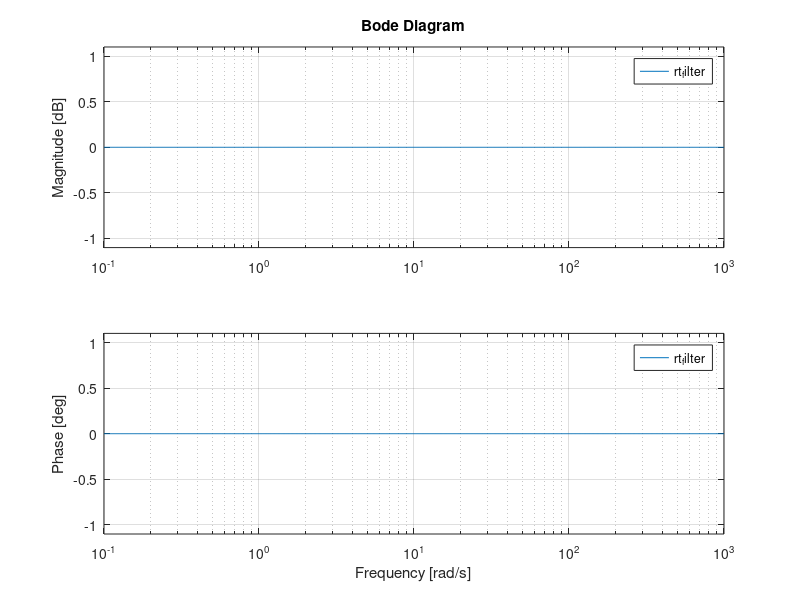

Recreate this plot in MATLAB. (Note: this script raises an error after producing the figure.)
%% EECE 460 Project 2013 April 10
% Bill Liu #63461081

%% Plant and system model creation setup

% Plant Model represented by 2nd order damped mass-spring system
% constants: m = 7*10^-4 kg, b= 2*10^-2 Ns/m, k = 32.2 N/m
Gnumerator = [1];
Gdenominator = [7*10^-4, 2*10^-2, 32.3];
G = tf(Gnumerator, Gdenominator);
G.InputName = 'u';
G.OutputName = 'p';
bode(G);

% Controller yet to be implemented
Cnumerator = [1];
Cdenominator = [1];
C_unimplemented = tf(Cnumerator, Cdenominator);
C_unimplemented.InputName = 'e2';
C_unimplemented.OutputName = 'u';

% r disturbance signal generation
s = tf('s');
% modified disturb generation gain to match 3 micrometer peak amplitude
r_disturb_generate = 0.986*3.5*10^-2/(s^2 + 75.4*s + 1.58*10^4);
r_disturb_generate.InputName = 'r-disturb-step';
r_disturb_generate.OutputName = 'r-disturb';

% rt step change filter for known rt signal unimplemented
rt_filter = tf(1,1);
rt_filter.InputName = 'rt-input';
rt_filter.OutputName = 'rt';
bode(rt_filter)

% n disturbance signal generation
n_disturb_generate = tf([3.18*10^-12, 0],[3.18*10^-5, 1]);
n_disturb_generate.InputName = 'n-disturb-step';
n_disturb_generate.OutputName = 'n';

% Feedback loop: e1 = r - p
feedback = sumblk('e1', 'r', 'p', '+-');

% Noise Adder: e2 = e1 + n
sumNoise = sumblk('e2', 'e1', 'n', '++');

% r disturbance adder: r = rt + r_disturb
sum_R = sumblk('r', 'rt', 'r-disturb', '++');

%connect the blocks together and see unimplemented closed loop
T_unimplemented = connect(C_unimplemented,G,feedback,sumNoise,sum_R,r_disturb_generate,n_disturb_generate,rt_filter,...
{'rt'},{'e1'});
bode(T_unimplemented);

%% Specification 1 and 2 
%?DC zero steady state error and limit low frequency r-disturb gain to < -18dB for f < 200Hz 

% Implement affine parameterization for low frequency disturbance Trial 1
% natural frequency of closed loop
W_cl = 200*2*pi;
% damping of closed loop
Damp_cl = 2;

% prefilter
Fq = tf(W_cl^2,[1, 2*W_cl*Damp_cl, W_cl^2]);

% open plant model inverse
G_inverse = tf(Gdenominator, Gnumerator);

% affine Q
Q = Fq * G_inverse;
Q = minreal(Q);

% Convert Q to C
C = Q/(1 - Q*G);
C = minreal(C);
C.InputName = 'e2';
C.OutputName = 'u';

% transfer function from rt to error
T_rt_to_e1 = connect(C,G,feedback,sumNoise,sum_R,r_disturb_generate,n_disturb_generate,rt_filter,...
{'rt'},{'e1'});
T_rt_to_e1 = minreal(T_rt_to_e1);
% bode(T_rt_to_e1);
[mag_C, phase_C] = bode(T_rt_to_e1,[200*2*pi])
%gain = 1.0308dB at 200Hz > -18dB: does not satisfy low frequency
%disturbance requirement

% Implement affine parameterization for low frequency disturbance Trial 2
% open plant model inverse
G_inverse = tf(Gdenominator, Gnumerator);

% prefilter trial 2
% shift natural frequency to higher value
W_cl_trial2 = 2500*2*pi;
Damp_cl_trial2 = 0.7;
s = tf('s');
Fq2 = W_cl_trial2^2/(s^2 + 2*W_cl_trial2*Damp_cl_trial2*s + W_cl_trial2^2);
Fq2 = minreal(Fq2);

% affine Q trial 2
Q2 = Fq2 * G_inverse;
Q2 = minreal(Q2);

% Convert Q to C
C2 = Q2/(1 - Q2*G);
C2 = minreal(C2);
C2.InputName = 'e2';
C2.OutputName = 'u';

% transfer function from rt to error
T_rt_to_e1_trial2 = connect(C2,G,feedback,sumNoise,sum_R,r_disturb_generate,n_disturb_generate,rt_filter,...
{'r'},{'e1'});
T_rt_to_e1_trial2 = minreal(T_rt_to_e1_trial2);

ltiview('bode',T_rt_to_e1_trial2);

% get rt to e1 gain at DC
[mag_C2,phase_C2]=bode(T_rt_to_e1_trial2,[0*2*pi])
% gain of 0 satisfy zero steady state tracking error at DC

% get rt to e1 gain at 200Hz
[mag_C2,phase_C2]=bode(T_rt_to_e1_trial2,[200*2*pi])
% gain of 0.1122 = 10*log(0.1122^2) dB = -19dB < -18dB: satisfy low
% frequency disturbance requirement

%% Specification 3 
% limit high frequency input r-disturb to <11dB at f>3000Hz

% see what the gain of transfer function from n to e1 is like
T_n_to_e1 = connect(C2,G,feedback,sumNoise,sum_R,r_disturb_generate,n_disturb_generate,rt_filter,...
{'n'},{'e1'});
T_n_to_e1 = minreal(T_n_to_e1);
ltiview('bode',T_n_to_e1);
[mag_C3,phase_C3]=bode(T_n_to_e1,[3000*2*pi])
% gain is 0.5758 = 10*log(0.5758^2)dB = -4.7946dB < 11dB : satisfy high
% frequency measurement noise specification

%% Specification 4 
% Check step response from rt-input to u in order to ensure maximum gain
% of 2/0.001 = 66.02dB, assuming maximum of 1mm step change is allowed for rt-input.

% transfer from unfiltered r to u
T_r_to_u_trial2 = connect(C2,G,feedback,sumNoise,sum_R,r_disturb_generate,n_disturb_generate,rt_filter,...
{'r'},{'u'});
bode(T_r_to_u_trial2);
% from the bode plot, we see maximum gain of 105dB which exceeds
% specification
ltiview('step',0.001*T_r_to_u_trial2);
% from the step response, we see maximum gain of 104.76dB, which agrees with
% bode plot since step input is high in frequency

% add a filter of 40Hz cutoff to known rt-input signal
s = tf('s');
rt_filter = (40*2*pi)^2/(s + 0.7071*40*2*pi*s + (40*2*pi)^2);
rt_filter.InputName = 'rt-input';
rt_filter.OutputName = 'rt';
bode(rt_filter)

%test gain from rt-input to u with the rt-input filter
T_rt_filtered_to_u_trial2 = connect(C2,G,feedback,sumNoise,sum_R,r_disturb_generate,n_disturb_generate,rt_filter,...
{'rt-input'},{'u'});
ltiview('step',0.001*T_rt_filtered_to_u_trial2);
% from the step response plot, we see a gain of 1.75/0.001 = 62.43dB :
% satisfy specification of <66.02dB

%% Specification 5 
% Check step response from rt to e1 or p to ensure < 5% overshoot.

% overshoot check from rt to e
T_rt_to_p_trial2 = connect(C2,G,feedback,sumNoise,sum_R,r_disturb_generate,n_disturb_generate,rt_filter,...
{'rt'},{'p'});
T_rt_to_p_trial2 = minreal(T_rt_to_e1_trial2);
% step change in rt
ltiview('step',T_rt_to_p_trial2);
% overshoot without rt filter = 4.6% < 5% : satisfy step input rt tracking requirement

% overshoot check from filtered rt to e
T_rt_filt_to_e1_trial2 = connect(C2,G,feedback,sumNoise,sum_R,r_disturb_generate,n_disturb_generate,rt_filter,...
{'rt-input'},{'p'});
T_rt_filt_to_e1_trial2 = minreal(T_rt_filt_to_e1_trial2);
% step change in rt
ltiview('step',T_rt_filt_to_e1_trial2);
% overshoot with rt filter = 2.43% < 5%: satisfy step input rt tracking requirement

%% Specification 6 
% Check response of system to rt-input step change of 1mm and disturbances
% by generation of disturbance signal from r_disturb_generate and
% n_disturb_generate to ensure error tracking within 370nm

[u_rt_step,t_rt_step] = gensig('square',0.5,10,0.00001);        %2Hz   r(t) step changes
% test system with rt step changes
T_system_test_with_rt_change = connect(C2,G,feedback,sumNoise,sum_R,r_disturb_generate,n_disturb_generate,rt_filter,...
{'rt-input'},{'e1'});
lsim(T_system_test_with_rt_change,[0.001.*u_rt_step],[t_rt_step]);
% 32.1 micrometer maximum tracking error when performing 1mm step changes from filtered rt

% generate a low frequency input disturbance
T_r_disturb_to_e1_trial2 = connect(C2,G,feedback,sumNoise,sum_R,r_disturb_generate,n_disturb_generate,rt_filter,...
{'r-disturb-step'},{'e1'});
ltiview('step',T_r_disturb_to_e1_trial2);
% 16.4nm maximum tracking error

% generate a high frequency measurement disturbance
T_n_disturb_to_e1 = connect(C2,G,feedback,sumNoise,sum_R,r_disturb_generate,n_disturb_generate,rt_filter,...
{'n-disturb-step'},{'e1'});
ltiview('step',T_n_disturb_to_e1);
% 20.3nm maximum tracking error

%generate periodic input rt signal and two disturbance signals rt and n as well
[u_r_disturb,t_r_disturb] = gensig('square',1/200,10,0.00001);   %200Hz r disturbance and apply to disturbance generators
[u_n_disturb,t_n_disturb] = gensig('square',1/3000,10,0.00001);  %3kHz  n disturbance and apply to disturbance generators
[u_rt_step,t_rt_step] = gensig('square',0.5,10,0.00001);        %2Hz   r(t) step changes

% test system with r and n disturbances
T_system_test = connect(C2,G,feedback,sumNoise,sum_R,r_disturb_generate,n_disturb_generate,rt_filter,...
{'rt-input','r-disturb-step','n-disturb-step'},{'e1'});
lsim(T_system_test,[0.001.*u_rt_step,u_r_disturb,u_n_disturb],[t_rt_step]);
% displays adequate error tracking of 19.3nm in presences of both disturbances

%% Specification 7 - design for zero steady state tracking error in presence of 15Hz disturbances

%(e1(15*2?))/(r(15*2?))= |S_o (15*2?)|=0
% plot response to <r> = 10^-3 * sin(15*2?)
% Tracking error < 370nm also in presence of disturbance generated by 
% <r_disturb_generate> and <n_disturb_generate>.

% write transfer function using 's'
s = tf('s');

% get the magnitude and phase at 15Hz for G inverse
[mag_test,phase_test]=bode(G_inverse,[15*2*pi])
% 26.1502 magnitude, 4.1336 degrees phase

% add complex zeros at 15Hz to original Q design
% also add poles at 15Hz to cancel effect of complex zeros at
% other frequencies

newZero = (s^2 + (15*2*pi)^2)/((15*2*pi)^2);
bode(newZero)
hold on
newPole = ((15*2*pi)^2)/(s^2 + 0.000001*15*2*pi*s + (15*2*pi)^2);
bode(newPole)
newZeroAndPole = newZero*newPole;
bode(newZeroAndPole);
hold off
[mag_test,phase_test]=bode(newZeroAndPole,[15*2*pi])

Qa = newZeroAndPole*Fq2*G_inverse;
bode(Qa,'y');
hold on;
bode(Q2,'g');
hold off;
[mag_test,phase_test]=bode(Qa,[15*2*pi])

% make a bandpass filter at 15Hz
% bandpass filter needs to have relative degree of 2 due to G_inverse
bp = ((0.1*s)/(s^2 + 0.1*s + (15*2*pi)^2))^2;
bode(bp);
[mag_test,phase_test]=bode(bp*G_inverse*G,[15*2*pi])

% create Qb to get perfect G inverse at 15Hz and apply bandpass filter
Qb = G_inverse*bp;
bode(Qb);
hold on;
bode(G_inverse)
hold on;
hold off;
[mag_test,phase_test]=bode(Qb,[15*2*pi])
% from plot wee se both curves cross intersect at 15Hz for gain and phase

% final Q design as combination of Qa and Qb
testQ3_filt = Qa + Qb;
bode(testQ3_filt,'r');
[mag_test,phase_test]=bode(testQ3_filt,[15*2*pi])
hold on
bode(Q2)

% Convert Q to C
testC3 = testQ3_filt/(1 - testQ3_filt*G);
testC3 = minreal(testC3);
testC3.InputName = 'e2';
testC3.OutputName = 'u';

% transfer function from r to error
T_test = connect(testC3,G,feedback,sumNoise,sum_R,r_disturb_generate,n_disturb_generate,rt_filter,...
{'r'},{'e1'});
T_test = minreal(T_test);
bode(T_test, 'y')
hold on;
bode(T_rt_to_e1_trial2,'g');

% check gain requirements
[mag_test,phase_test]=bode(T_test,[200*2*pi])
% gain = 0.1122, same as Part A, satisfy requirement for f < 200Hz
[mag_test,phase_test]=bode(T_test,[15*2*pi])
% 2.919*10^-4 gain at 15Hz
[mag_test,phase_test]=bode(T_test,[0*2*pi])
% 0 gain and 90 degrees phase at DC

% transfer function from noise to error
T_test_noise = connect(testC3,G,feedback,sumNoise,sum_R,r_disturb_generate,n_disturb_generate,rt_filter,...
{'n'},{'e1'});
T_test_noise=minreal(T_test_noise);
bode(T_test_noise, 'y')
[mag_test,phase_test]=bode(T_test_noise,[3000*2*pi])
% low pass filter and gain = 0.5758 and 75.3236 degrees at 3000Hz, satisfy < 3.7 gain
% requirement for f > 3000Hz

%generate periodic input rt signal and two disturbance signals rt and n as well
[u_r_disturb,t_r_disturb] = gensig('sin',1/15,8,0.00001);   %15Hz r disturbance and apply to disturbance generators
[u_n_disturb,t_n_disturb] = gensig('square',1/3000,8,0.00001);  %3kHz  n disturbance and apply to disturbance generators
[u_rt_step,t_rt_step] = gensig('square',1/3,8,0.00001);        %3Hz   r(t) step changes
[u_n_sine,t_n_sine] = gensig('sin',1/3000,8,0.00001);  %3kHz  n disturbance and apply to disturbance generators

% test system with 15Hz eccentric r disturbance
T_system_test_with_r_disturb_trial3 = connect(testC3,G,feedback,sumNoise,sum_R,r_disturb_generate,n_disturb_generate,rt_filter,...
{'r'},{'e1'});
lsim(T_system_test_with_r_disturb_trial3,[u_r_disturb],[t_r_disturb]);

% test system with noise sine wave
T_system_test_with_n_sine_trial3 = connect(testC3,G,feedback,sumNoise,sum_R,r_disturb_generate,n_disturb_generate,rt_filter,...
{'rt','n'},{'e1'});
lsim(T_system_test_with_n_sine_trial3,[0.0001.*u_rt_step,u_n_sine],[t_rt_step]);

% test system with n disturbance
T_system_test_with_n_disturb_trial3 = connect(testC3,G,feedback,sumNoise,sum_R,r_disturb_generate,n_disturb_generate,rt_filter,...
{'rt','n-disturb-step'},{'e1'});
lsim(T_system_test_with_n_disturb_trial3,[0.0001.*u_rt_step,u_n_disturb],[t_rt_step]);
ltiview(T_system_test_with_n_disturb_trial3)

% test system with r and n disturbances
T_system_test_trial3 = connect(testC3,G,feedback,sumNoise,sum_R,r_disturb_generate,n_disturb_generate,rt_filter,...
{'rt-input','r','n-disturb-step'},{'e1'});
lsim(T_system_test_trial3,[0.001.*u_rt_step,0*u_r_disturb,u_n_disturb],[t_rt_step]);
